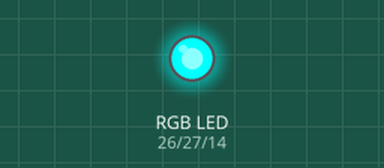
This sketch was run on a simulated ESP32. Parts: an RGB LED mixed from three pins (HIGH = lit).

Above: at 0.5 s.
At 2.5 s:
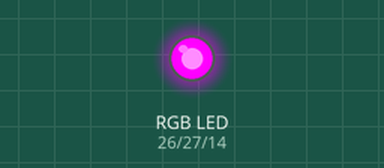
At 4.5 s:
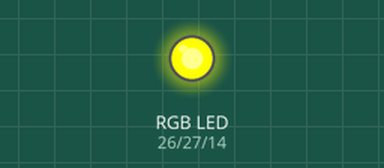
At 5.5 s:
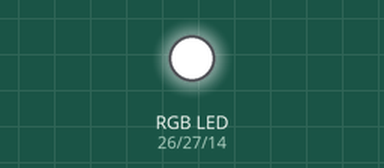
Timing chart, 0 to 7.8 s (numbered marks = the images above):
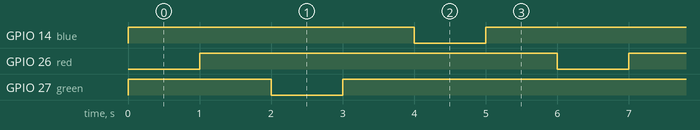

Measured:
- by itself, GPIO 14 (blue), GPIO 26 (red), GPIO 27 (green): alternates HIGH for 5.0 s and LOW for 1.0 s
- by itself, everything shown: repeats every 6.0 s, in 6 steps

The sketch:

rgb_led.ino
```cpp
/*
 *  Author:dharmendra Kumar Yadav

 */
int red = 26;
int green = 27;
int blue = 14;

// the setup routine runs once when you press reset:
void setup()
{
// initialize the digital pin as an output.
pinMode(red, OUTPUT);
pinMode(green, OUTPUT);
pinMode(blue, OUTPUT);
digitalWrite(red, HIGH);
digitalWrite(green, HIGH);
digitalWrite(blue, HIGH);
}

// the loop routine runs over and over again forever:
void loop() {
digitalWrite(red, LOW); // turn the LED on
delay(1000); // wait for a second
digitalWrite(red, HIGH); // turn the LED off by making the voltage LOW
delay(1000); // wait for a second
digitalWrite(green, LOW); // turn the LED on
delay(1000); // wait for a second
digitalWrite(green, HIGH); // turn the LED off by making the voltage LOW
delay(1000); // wait for a second
digitalWrite(blue, LOW); // turn the LED on
delay(1000); // wait for a second
digitalWrite(blue, HIGH); // turn the LED off by making the voltage LOW
delay(1000); // wait for a second
}
```
